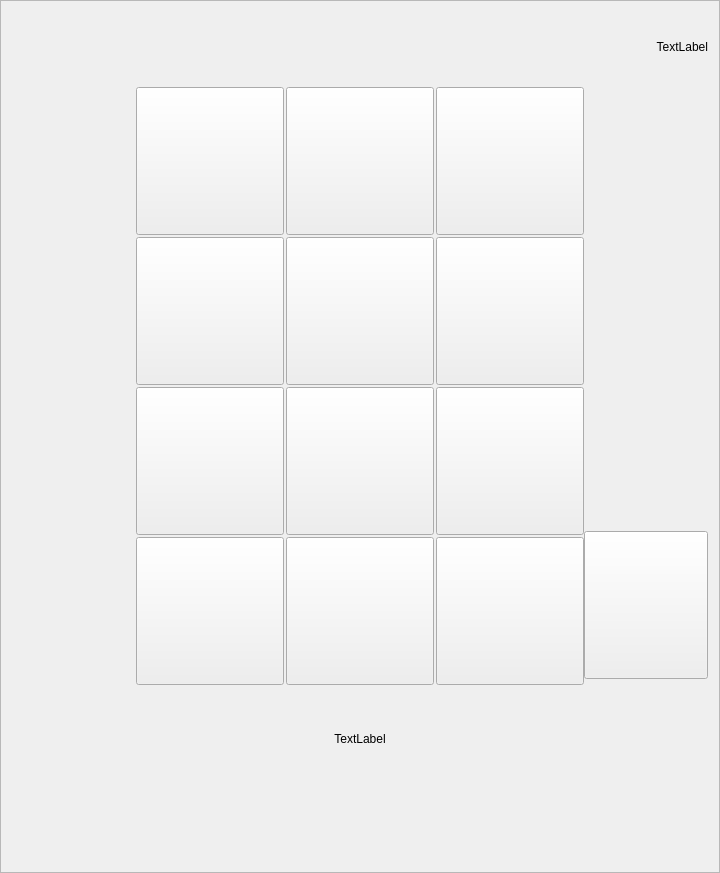
<?xml version="1.0" encoding="UTF-8"?>
<ui version="4.0">
 <class>InputPage</class>
 <widget class="QFrame" name="InputPage">
  <property name="geometry">
   <rect>
    <x>0</x>
    <y>0</y>
    <width>720</width>
    <height>873</height>
   </rect>
  </property>
  <property name="windowTitle">
   <string>Frame</string>
  </property>
  <property name="styleSheet">
   <string notr="true">QPushButton{
	color: rgb(255, 255, 255);
	border-image: url(:/image/icon_num_btn.png);
}

QPushButton:hover, QPushButton:pressed{
	color: rgb(255, 255, 255);
	border-image: url(:/image/icon_num_btn_hover.png);
}</string>
  </property>
  <property name="frameShape">
   <enum>QFrame::StyledPanel</enum>
  </property>
  <property name="frameShadow">
   <enum>QFrame::Raised</enum>
  </property>
  <layout class="QGridLayout" name="gridLayout_2">
   <property name="horizontalSpacing">
    <number>0</number>
   </property>
   <property name="verticalSpacing">
    <number>6</number>
   </property>
   <item row="1" column="0">
    <spacer name="horizontalSpacer">
     <property name="orientation">
      <enum>Qt::Horizontal</enum>
     </property>
     <property name="sizeHint" stdset="0">
      <size>
       <width>247</width>
       <height>20</height>
      </size>
     </property>
    </spacer>
   </item>
   <item row="0" column="2">
    <widget class="QLabel" name="mpTimeOutLab">
     <property name="text">
      <string>TextLabel</string>
     </property>
     <property name="alignment">
      <set>Qt::AlignRight|Qt::AlignTrailing|Qt::AlignVCenter</set>
     </property>
    </widget>
   </item>
   <item row="1" column="2">
    <spacer name="horizontalSpacer_2">
     <property name="orientation">
      <enum>Qt::Horizontal</enum>
     </property>
     <property name="sizeHint" stdset="0">
      <size>
       <width>246</width>
       <height>20</height>
      </size>
     </property>
    </spacer>
   </item>
   <item row="4" column="1">
    <spacer name="verticalSpacer_2">
     <property name="orientation">
      <enum>Qt::Vertical</enum>
     </property>
     <property name="sizeHint" stdset="0">
      <size>
       <width>20</width>
       <height>59</height>
      </size>
     </property>
    </spacer>
   </item>
   <item row="0" column="1">
    <spacer name="verticalSpacer">
     <property name="orientation">
      <enum>Qt::Vertical</enum>
     </property>
     <property name="sizeHint" stdset="0">
      <size>
       <width>20</width>
       <height>60</height>
      </size>
     </property>
    </spacer>
   </item>
   <item row="2" column="2">
    <widget class="QPushButton" name="mpBtnRegister">
     <property name="maximumSize">
      <size>
       <width>148</width>
       <height>148</height>
      </size>
     </property>
     <property name="styleSheet">
      <string notr="true">QPushButton{
	color: rgb(255, 255, 255);
	border-image: url(:/image/icon_register_btn.png);
}

QPushButton:hover, QPushButton:pressed{
	color: rgb(255, 255, 255);
	border-image: url(:/image/icon_register_btn_hover.png);
}</string>
     </property>
     <property name="text">
      <string/>
     </property>
    </widget>
   </item>
   <item row="3" column="2">
    <widget class="QLabel" name="mpSpaceLab">
     <property name="minimumSize">
      <size>
       <width>0</width>
       <height>108</height>
      </size>
     </property>
     <property name="maximumSize">
      <size>
       <width>16777215</width>
       <height>108</height>
      </size>
     </property>
     <property name="text">
      <string/>
     </property>
     <property name="alignment">
      <set>Qt::AlignCenter</set>
     </property>
    </widget>
   </item>
   <item row="1" column="1" rowspan="3">
    <layout class="QVBoxLayout" name="verticalLayout">
     <property name="bottomMargin">
      <number>0</number>
     </property>
     <item>
      <layout class="QGridLayout" name="gridLayout">
       <property name="spacing">
        <number>2</number>
       </property>
       <item row="3" column="0">
        <widget class="QPushButton" name="mpBtnClear">
         <property name="minimumSize">
          <size>
           <width>148</width>
           <height>148</height>
          </size>
         </property>
         <property name="maximumSize">
          <size>
           <width>148</width>
           <height>148</height>
          </size>
         </property>
         <property name="styleSheet">
          <string notr="true">QPushButton{
	color: rgb(255, 255, 255);
	border-image: url(:/image/icon_clear_btn.png);
}

QPushButton:hover, QPushButton:pressed{
	color: rgb(255, 255, 255);
	border-image: url(:/image/icon_clear_btn_hover.png);
}</string>
         </property>
        </widget>
       </item>
       <item row="2" column="0">
        <widget class="QPushButton" name="mpBtn7">
         <property name="minimumSize">
          <size>
           <width>148</width>
           <height>148</height>
          </size>
         </property>
         <property name="maximumSize">
          <size>
           <width>148</width>
           <height>148</height>
          </size>
         </property>
         <property name="styleSheet">
          <string notr="true"/>
         </property>
         <property name="text">
          <string/>
         </property>
        </widget>
       </item>
       <item row="0" column="1">
        <widget class="QPushButton" name="mpBtn2">
         <property name="minimumSize">
          <size>
           <width>148</width>
           <height>148</height>
          </size>
         </property>
         <property name="maximumSize">
          <size>
           <width>148</width>
           <height>148</height>
          </size>
         </property>
         <property name="styleSheet">
          <string notr="true"/>
         </property>
         <property name="text">
          <string/>
         </property>
        </widget>
       </item>
       <item row="0" column="0">
        <widget class="QPushButton" name="mpBtn1">
         <property name="minimumSize">
          <size>
           <width>148</width>
           <height>148</height>
          </size>
         </property>
         <property name="maximumSize">
          <size>
           <width>148</width>
           <height>148</height>
          </size>
         </property>
         <property name="styleSheet">
          <string notr="true"/>
         </property>
         <property name="text">
          <string/>
         </property>
        </widget>
       </item>
       <item row="2" column="1">
        <widget class="QPushButton" name="mpBtn8">
         <property name="minimumSize">
          <size>
           <width>148</width>
           <height>148</height>
          </size>
         </property>
         <property name="maximumSize">
          <size>
           <width>148</width>
           <height>148</height>
          </size>
         </property>
         <property name="styleSheet">
          <string notr="true"/>
         </property>
         <property name="text">
          <string/>
         </property>
        </widget>
       </item>
       <item row="2" column="2">
        <widget class="QPushButton" name="mpBtn9">
         <property name="minimumSize">
          <size>
           <width>148</width>
           <height>148</height>
          </size>
         </property>
         <property name="maximumSize">
          <size>
           <width>148</width>
           <height>148</height>
          </size>
         </property>
         <property name="styleSheet">
          <string notr="true"/>
         </property>
         <property name="text">
          <string/>
         </property>
        </widget>
       </item>
       <item row="1" column="0">
        <widget class="QPushButton" name="mpBtn4">
         <property name="minimumSize">
          <size>
           <width>148</width>
           <height>148</height>
          </size>
         </property>
         <property name="maximumSize">
          <size>
           <width>148</width>
           <height>148</height>
          </size>
         </property>
         <property name="styleSheet">
          <string notr="true"/>
         </property>
         <property name="text">
          <string/>
         </property>
        </widget>
       </item>
       <item row="0" column="2">
        <widget class="QPushButton" name="mpBtn3">
         <property name="minimumSize">
          <size>
           <width>148</width>
           <height>148</height>
          </size>
         </property>
         <property name="maximumSize">
          <size>
           <width>148</width>
           <height>148</height>
          </size>
         </property>
         <property name="styleSheet">
          <string notr="true"/>
         </property>
         <property name="text">
          <string/>
         </property>
        </widget>
       </item>
       <item row="3" column="2">
        <widget class="QPushButton" name="mpBtnEntry">
         <property name="minimumSize">
          <size>
           <width>148</width>
           <height>148</height>
          </size>
         </property>
         <property name="maximumSize">
          <size>
           <width>148</width>
           <height>148</height>
          </size>
         </property>
         <property name="styleSheet">
          <string notr="true">QPushButton{
	color: rgb(255, 255, 255);
	border-image: url(:/image/icon_entry_btn.png);
}

QPushButton:hover, QPushButton:pressed{
	color: rgb(255, 255, 255);
	border-image: url(:/image/icon_entry_btn_hover.png);
}</string>
         </property>
        </widget>
       </item>
       <item row="1" column="1">
        <widget class="QPushButton" name="mpBtn5">
         <property name="minimumSize">
          <size>
           <width>148</width>
           <height>148</height>
          </size>
         </property>
         <property name="maximumSize">
          <size>
           <width>148</width>
           <height>148</height>
          </size>
         </property>
         <property name="styleSheet">
          <string notr="true"/>
         </property>
         <property name="text">
          <string/>
         </property>
        </widget>
       </item>
       <item row="1" column="2">
        <widget class="QPushButton" name="mpBtn6">
         <property name="minimumSize">
          <size>
           <width>148</width>
           <height>148</height>
          </size>
         </property>
         <property name="maximumSize">
          <size>
           <width>148</width>
           <height>148</height>
          </size>
         </property>
         <property name="styleSheet">
          <string notr="true"/>
         </property>
         <property name="text">
          <string/>
         </property>
        </widget>
       </item>
       <item row="3" column="1">
        <widget class="QPushButton" name="mpBtn0">
         <property name="minimumSize">
          <size>
           <width>148</width>
           <height>148</height>
          </size>
         </property>
         <property name="maximumSize">
          <size>
           <width>148</width>
           <height>148</height>
          </size>
         </property>
         <property name="styleSheet">
          <string notr="true"/>
         </property>
         <property name="text">
          <string/>
         </property>
        </widget>
       </item>
      </layout>
     </item>
     <item>
      <widget class="QLabel" name="mpInputContent">
       <property name="minimumSize">
        <size>
         <width>0</width>
         <height>108</height>
        </size>
       </property>
       <property name="text">
        <string>TextLabel</string>
       </property>
       <property name="alignment">
        <set>Qt::AlignCenter</set>
       </property>
      </widget>
     </item>
    </layout>
   </item>
  </layout>
 </widget>
 <resources/>
 <connections/>
</ui>
